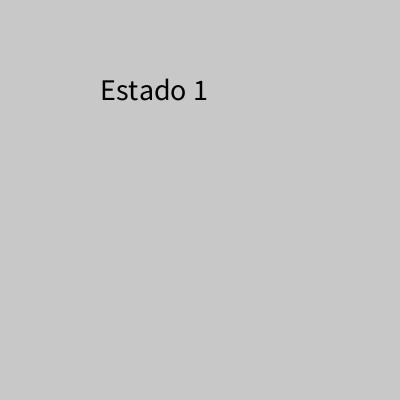
Frame 1 (no input)
Frame 60 (the mouse pressed at the canvas centre just before this capture): identical to frame 1, image omitted
Frame 120 (the mouse held since frame 60 and released just before this capture): identical to frame 1, image omitted

The Processing sketch that drew this single still picture (run headless with seeded random() and noise(); from frame 60 on, the mouse is pressed at the canvas centre):

// Processing sketch: estado_03
// ── estado_03.pde
int estado = 1;
int contador = 0;


void setup(){
  size(400,400);
  textSize(30);
}

void draw(){
  background(200);
  
  if(estado == 1){
    fill(0);
    text("Estado 1", 100, 100);
  }else if(estado == 2){
    fill(0);
    text("Estado 2", 100, 200);
  }else if(estado == 3){
    fill(0);
    text("Estado 3", 200, 100);
  }else{
    fill(0);
    text("Estado 4", 200, 300);
  }
  
}

void keyPressed(){
  if(keyCode == LEFT){
    estado = estado - 1;
  }else if(keyCode == RIGHT){
    estado = estado + 1;
  }
}
